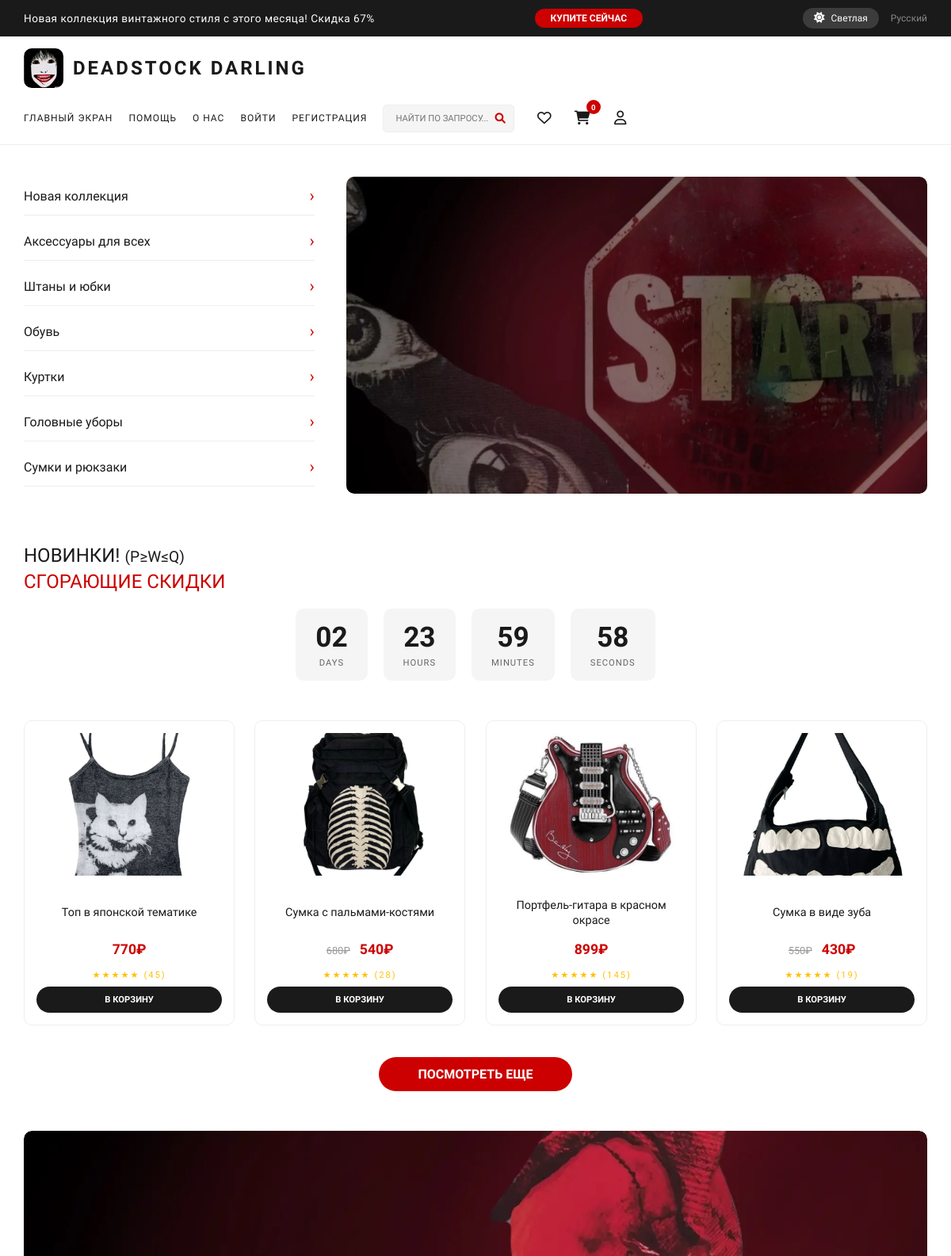
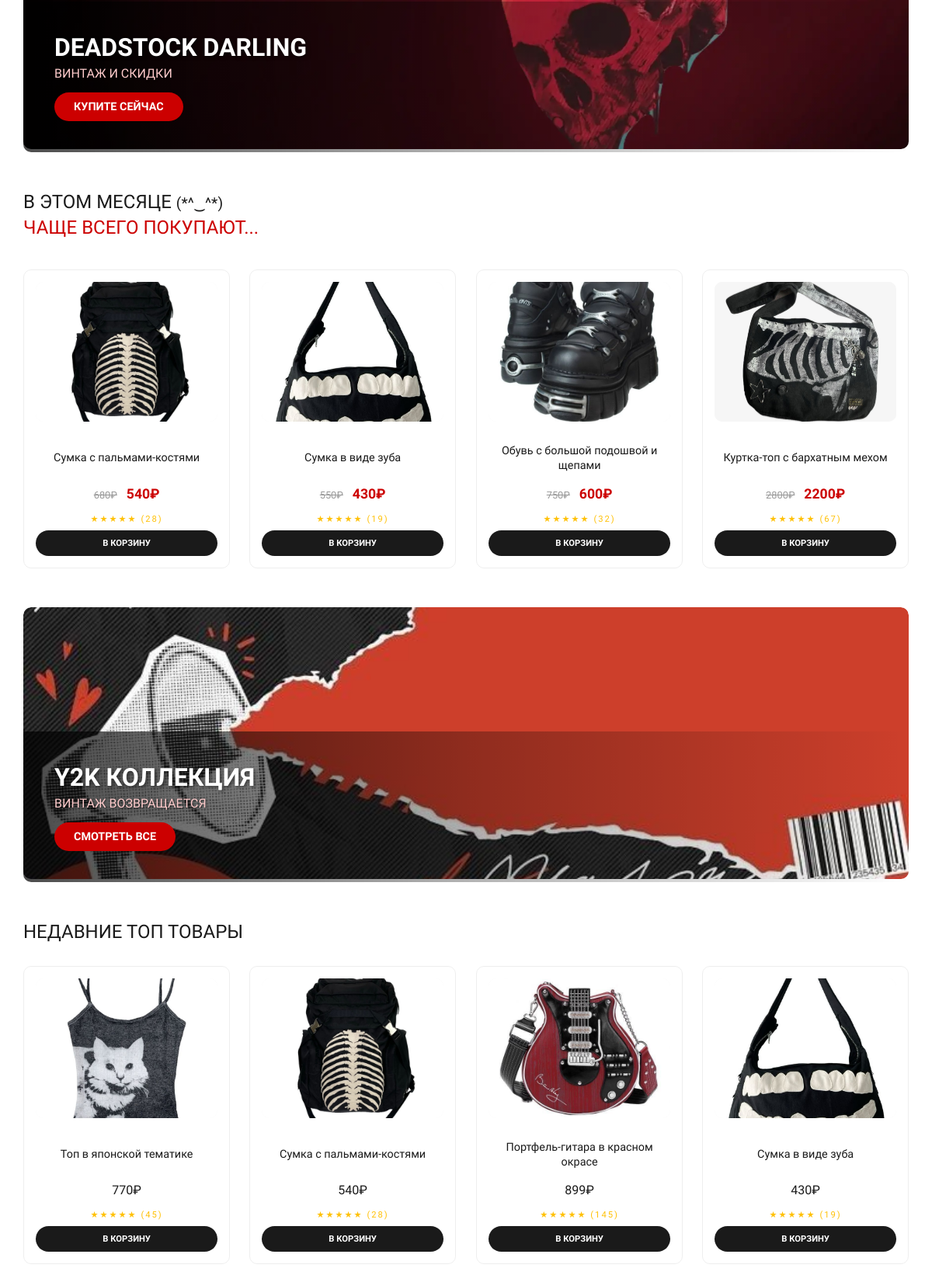
The page / (upper part) on the database its author committed (2 pictures, top to bottom).
### app.py (models this page shows, shortened)
class Product(db.Model):
    __tablename__ = 'products'
    id = db.Column(db.Integer, primary_key=True)
    name = db.Column(db.String(200), nullable=False)
    price = db.Column(db.Integer, nullable=False)
    old_price = db.Column(db.Integer, nullable=True)
    category = db.Column(db.String(50), nullable=False)
    image_url = db.Column(db.String(300), nullable=True)
    rating = db.Column(db.Float, default=5.0)
    reviews = db.Column(db.Integer, default=0)
    description = db.Column(db.Text, nullable=True)
    is_new = db.Column(db.Boolean, default=False)
    discount = db.Column(db.Integer, default=0)
    stock = db.Column(db.Integer, default=10)
    created_at = db.Column(db.DateTime, default=datetime.utcnow)
    cart_items = db.relationship('CartItem', backref='product', lazy=True)
    wishlist_items = db.relationship('WishlistItem', backref='product', lazy=True)

### app.py (the view)
@app.route('/')
def index():
    new_products = Product.query.filter_by(is_new=True).limit(8).all()
    sale_products = Product.query.filter(Product.discount > 0).limit(8).all()
    all_products = Product.query.limit(12).all()
    return render_template('index.html',
                         new_products=new_products,
                         sale_products=sale_products,
                         all_products=all_products)

### templates/index.html (shortened to what this page needs)
{% extends "base.html" %}
{% block content %}
<div class="hero-section">
    <div class="categories-sidebar">
        <a href="{{ url_for('new_collection') }}" class="cat-link">Новая коллекция <span class="arrow">›</span></a>
        <a href="{{ url_for('category', category_name='accessories') }}" class="cat-link">Аксессуары для всех <span class="arrow">›</span></a>
        <a href="{{ url_for('category', category_name='clothing') }}" class="cat-link">Штаны и юбки <span class="arrow">›</span></a>
        <a href="{{ url_for('category', category_name='shoes') }}" class="cat-link">Обувь <span class="arrow">›</span></a>
        <a href="{{ url_for('category', category_name='clothing') }}" class="cat-link">Куртки <span class="arrow">›</span></a>
        <a href="{{ url_for('category', category_name='accessories') }}" class="cat-link">Головные уборы <span class="arrow">›</span></a>
        <a href="{{ url_for('category', category_name='bags') }}" class="cat-link">Сумки и рюкзаки <span class="arrow">›</span></a>
    </div>
    <div class="hero-big-image">
        <img src="{{ url_for('static', filename='images/hero-banner.jpg') }}"
             alt="Deadstock Darling"
             class="hero-image"
             onerror="this.style.display='none'; this.nextElementSibling.style.display='flex';">
    </div>
</div>
<div class="promo-left-block">
    <div class="promo-text-left">
        <h2>НОВИНКИ! <span class="emoji">(P≥W≤Q)</span></h2>
        <h2 class="sale-red">СГОРАЮЩИЕ СКИДКИ</h2>
    </div>
</div>
<div class="timer-center" id="mainTimer">
    <div class="timer-item">
        <span class="timer-num" id="days">02</span>
        <span class="timer-label">DAYS</span>
    </div>
    <div class="timer-item">
        <span class="timer-num" id="hours">23</span>
        <span class="timer-label">HOURS</span>
    </div>
    <div class="timer-item">
        <span class="timer-num" id="minutes">59</span>
        <span class="timer-label">MINUTES</span>
    </div>
    <div class="timer-item">
        <span class="timer-num" id="seconds">32</span>
        <span class="timer-label">SECONDS</span>
    </div>
</div>
<div class="products-row">
    {% for product in new_products[:4] %}
    <div class="product-item" onclick="location.href='{{ url_for('product_detail', id=product.id) }}'">
        <div class="product-square">
            {% if product.image_url %}
            <img src="{{ url_for('static', filename='images/' + product.image_url) }}"
                 alt="{{ product.name }}"
                 class="product-image"
                 onerror="this.style.display='none'; this.parentElement.innerHTML='<i class=\'fas fa-tshirt\'></i>'">
            {% else %}
            <i class="fas fa-tshirt"></i>
            {% endif %}
        </div>
        <h4>{{ product.name }}</h4>
        <div class="price">
            {% if product.old_price %}
            <span class="old">{{ product.old_price }}₽</span>
            {% endif %}
            <span class="new">{{ product.price }}₽</span>
        </div>
        <div class="stars">★★★★★ ({{ product.reviews }})</div>
        <button class="cart-btn add-to-cart-btn" data-id="{{ product.id }}" onclick="event.stopPropagation()">В КОРЗИНУ</button>
    </div>
    {% endfor %}
</div>
<div class="full-width-btn">
    <a href="{{ url_for('new_collection') }}" class="big-btn">ПОСМОТРЕТЬ ЕЩЕ</a>
</div>
<div class="big-banner vintage-banner">
    <img src="{{ url_for('static', filename='images/vintage-collection.jpg') }}"
         alt="Винтажная коллекция"
         class="banner-image">
    <div class="banner-text-overlay">
        <div class="banner-text-content">
            <h2 class="banner-title">DEADSTOCK DARLING</h2>
            <p class="banner-subtitle">ВИНТАЖ И СКИДКИ</p>
            <a href="{{ url_for('new_collection') }}" class="banner-btn">КУПИТЕ СЕЙЧАС</a>
        </div>
    </div>
</div>
<div class="promo-left-block">
    <div class="promo-text-left">
        <h2>В ЭТОМ МЕСЯЦЕ <span class="emoji">(*^‿^*)</span></h2>
        <h2 class="sale-red">ЧАЩЕ ВСЕГО ПОКУПАЮТ...</h2>
    </div>
</div>
<div class="products-row">
    {% for product in sale_products[:4] %}
    <div class="product-item" onclick="location.href='{{ url_for('product_detail', id=product.id) }}'">
        <div class="product-square">
            {% if product.image_url %}
            <img src="{{ url_for('static', filename='images/' + product.image_url) }}"
                 alt="{{ product.name }}"
                 class="product-image"
                 onerror="this.style.display='none'; this.parentElement.innerHTML='<i class=\'fas fa-tag\'></i>'">
            {% else %}
            <i class="fas fa-tag"></i>
            {% endif %}
        </div>
        <h4>{{ product.name }}</h4>
        <div class="price">
            <span class="old">{{ product.old_price }}₽</span>
            <span class="new">{{ product.price }}₽</span>
        </div>
        <div class="stars">★★★★★ ({{ product.reviews }})</div>
        <button class="cart-btn add-to-cart-btn" data-id="{{ product.id }}" onclick="event.stopPropagation()">В КОРЗИНУ</button>
    </div>
    {% endfor %}
</div>
<div class="big-banner y2k-banner">
    <img src="{{ url_for('static', filename='images/y2k-collection.jpg') }}"
         alt="Y2K КОЛЛЕКЦИЯ"
         class="banner-image">
    <div class="banner-text-overlay">
        <div class="banner-text-content">
            <h2 class="banner-title">Y2K КОЛЛЕКЦИЯ</h2>
            <p class="banner-subtitle">ВИНТАЖ ВОЗВРАЩАЕТСЯ</p>
            <a href="{{ url_for('new_collection') }}" class="banner-btn">СМОТРЕТЬ ВСЕ</a>
        </div>
    </div>
</div>
<div class="promo-left-block">
    <div class="promo-text-left">
        <h2>НЕДАВНИЕ ТОП ТОВАРЫ</h2>
    </div>
</div>
<div class="products-grid-8">
    {% for product in all_products[:8] %}
    <div class="product-item" onclick="location.href='{{ url_for('product_detail', id=product.id) }}'">
        <div class="product-square">
            {% if product.image_url %}
            <img src="{{ url_for('static', filename='images/' + product.image_url) }}"
                 alt="{{ product.name }}"
                 class="product-image"
                 onerror="this.style.display='none'; this.parentElement.innerHTML='<i class=\'fas fa-tshirt\'></i>'">
            {% else %}
            <i class="fas fa-tshirt"></i>
            {% endif %}
        </div>
        <h4>{{ product.name }}</h4>
        <div class="price">{{ product.price }}₽</div>
        <div class="stars">★★★★★ ({{ product.reviews }})</div>
        <button class="cart-btn add-to-cart-btn" data-id="{{ product.id }}" onclick="event.stopPropagation()">В КОРЗИНУ</button>
    </div>
    {% endfor %}
</div>
{% endblock %}

### templates/index.html (style rules this page uses)
.products-row { display: grid; grid-template-columns: repeat(4, 1fr); gap: 25px; margin: 40px 0; }
.products-grid-8 { display: grid; grid-template-columns: repeat(4, 1fr); gap: 25px; margin: 30px 0 50px; }
.product-item { text-align: center; padding: 15px; border: 1px solid #eee; border-radius: 10px; transition: all 0.3s ease; cursor: pointer; background: white; }
.product-square { width: 100%; height: 180px; background: #f9f9f9; display: flex; align-items: center; justify-content: center; border-radius: 10px; margin-bottom: 15px; overflow: hidden; }
.product-image { width: 100%; height: 100%; object-fit: cover; }
.product-item h4 { font-size: 0.9rem; margin-bottom: 8px; min-height: 45px; }
.price .old { text-decoration: line-through; color: #999; font-size: 0.8rem; margin-right: 8px; }
.price .new { color: #cc0000; font-weight: bold; font-size: 1rem; }
.stars { color: #ffc107; font-size: 0.7rem; margin: 8px 0; }
.cart-btn { display: inline-block; background: #1a1a1a; color: white; padding: 8px 15px; text-decoration: none; border-radius: 20px; font-size: 0.7rem; transition: all 0.3s ease; border: none; cursor: pointer; width: 100%; }
.full-width-btn { text-align: center; margin: 30px 0 50px; }
.big-btn { display: inline-block; background: #cc0000; color: white; padding: 12px 50px; text-decoration: none; border-radius: 30px; font-weight: bold; font-size: 1rem; transition: all 0.3s ease; }
.big-banner { position: relative; margin: 50px 0; border-radius: 10px; overflow: hidden; }
.banner-image { width: 100%; height: 350px; object-fit: cover; }
.banner-text-overlay { position: absolute; bottom: 0; left: 0; right: 0; background: linear-gradient(90deg, rgba(0,0,0,0.7) 0%, rgba(0,0,0,0.3) 50%, transparent 100%); padding: 40px; }
.banner-text-content { text-align: left; }
.banner-title { font-size: 2rem; font-weight: bold; color: #ffffff; margin-bottom: 5px; text-shadow: 2px 2px 4px rgba(0,0,0,0.5); }
.banner-subtitle { font-size: 1rem; color: #ffcccc; margin-bottom: 15px; text-shadow: 1px 1px 2px rgba(0,0,0,0.5); }
.banner-btn { display: inline-block; background: #cc0000; color: white; padding: 10px 25px; border-radius: 30px; text-decoration: none; font-weight: bold; font-size: 0.9rem; transition: all 0.3s ease; }
.hero-image { width: 100%; height: 400px; object-fit: cover; border-radius: 10px; }
.hero-section { display: flex; gap: 40px; margin: 40px 0 60px; flex-wrap: wrap; }
.categories-sidebar { flex: 1; display: flex; flex-direction: column; gap: 8px; }
.cat-link { display: flex; justify-content: space-between; align-items: center; color: #1a1a1a; text-decoration: none; font-size: 1rem; font-weight: 500; padding: 12px 0; border-bottom: 1px solid #eee; transition: all 0.3s ease; }
.arrow { font-size: 1.3rem; font-weight: normal; color: #cc0000; transition: transform 0.3s ease; }
.hero-big-image { flex: 2; }
.promo-left-block { margin: 40px 0 20px 0; }
.promo-text-left h2 { font-size: 1.5rem; font-weight: 500; margin: 5px 0; text-align: left; }
.promo-text-left .sale-red { color: #cc0000; text-align: left; }
.emoji { font-size: 1.2rem; }
.timer-center { display: flex; justify-content: center; align-items: center; gap: 20px; margin: 20px 0 50px; }
.timer-item { text-align: center; background: #f5f5f5; padding: 15px 25px; border-radius: 10px; min-width: 90px; }
.timer-num { font-size: 2.2rem; font-weight: bold; color: #1a1a1a; display: block; }
.timer-label { font-size: 0.7rem; color: #666; letter-spacing: 1px; }

### rows shown on the page
Product: image_url (picture), name "Топ в японской тематике", price "770", reviews "45"
Product: image_url (picture), name "Сумка с пальмами-костями", old_price "680", price "540", reviews "28"
Product: image_url (picture), name "Портфель-гитара в красном окрасе", price "899", reviews "145"
Product: image_url (picture), name "Сумка в виде зуба", old_price "550", price "430", reviews "19"
Product: image_url (picture), name "Обувь с большой подошвой и щепами", old_price "750", price "600", reviews "32"
Product: image_url (picture), name "Куртка-топ с бархатным мехом", old_price "2800", price "2200", reviews "67"
